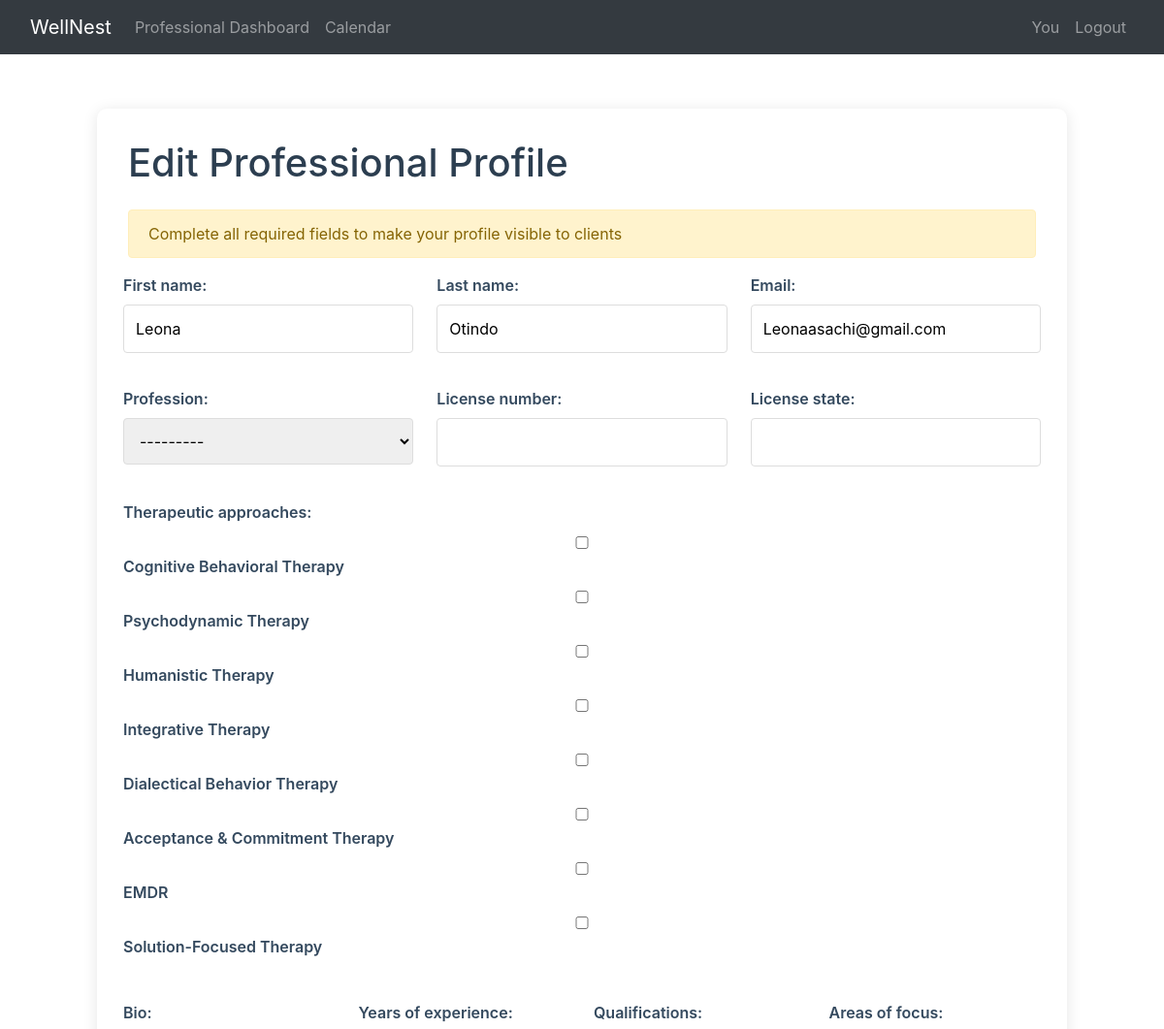
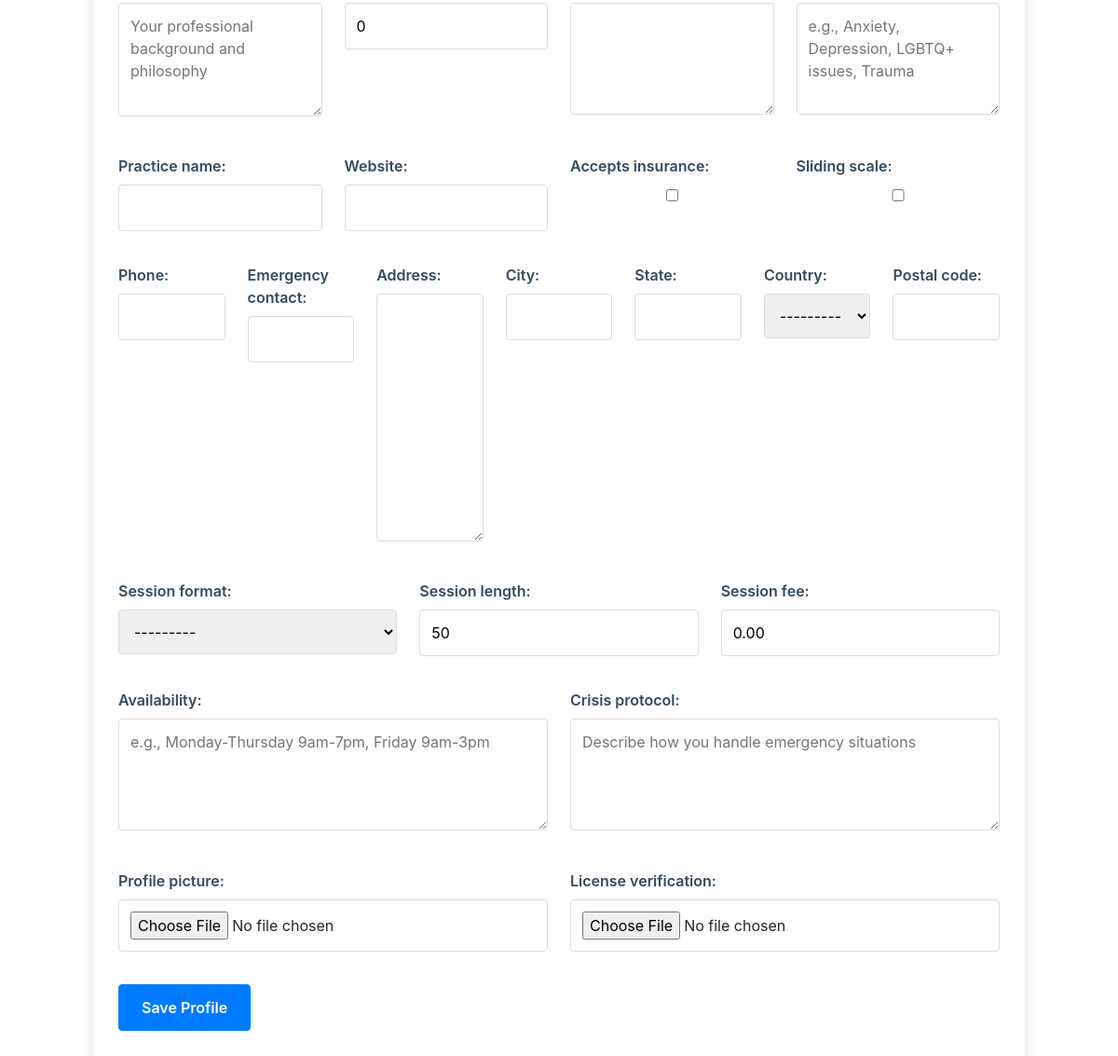
/professional_profile/ (signed in), run on an earlier commit of the app's database (2 pictures, top to bottom).
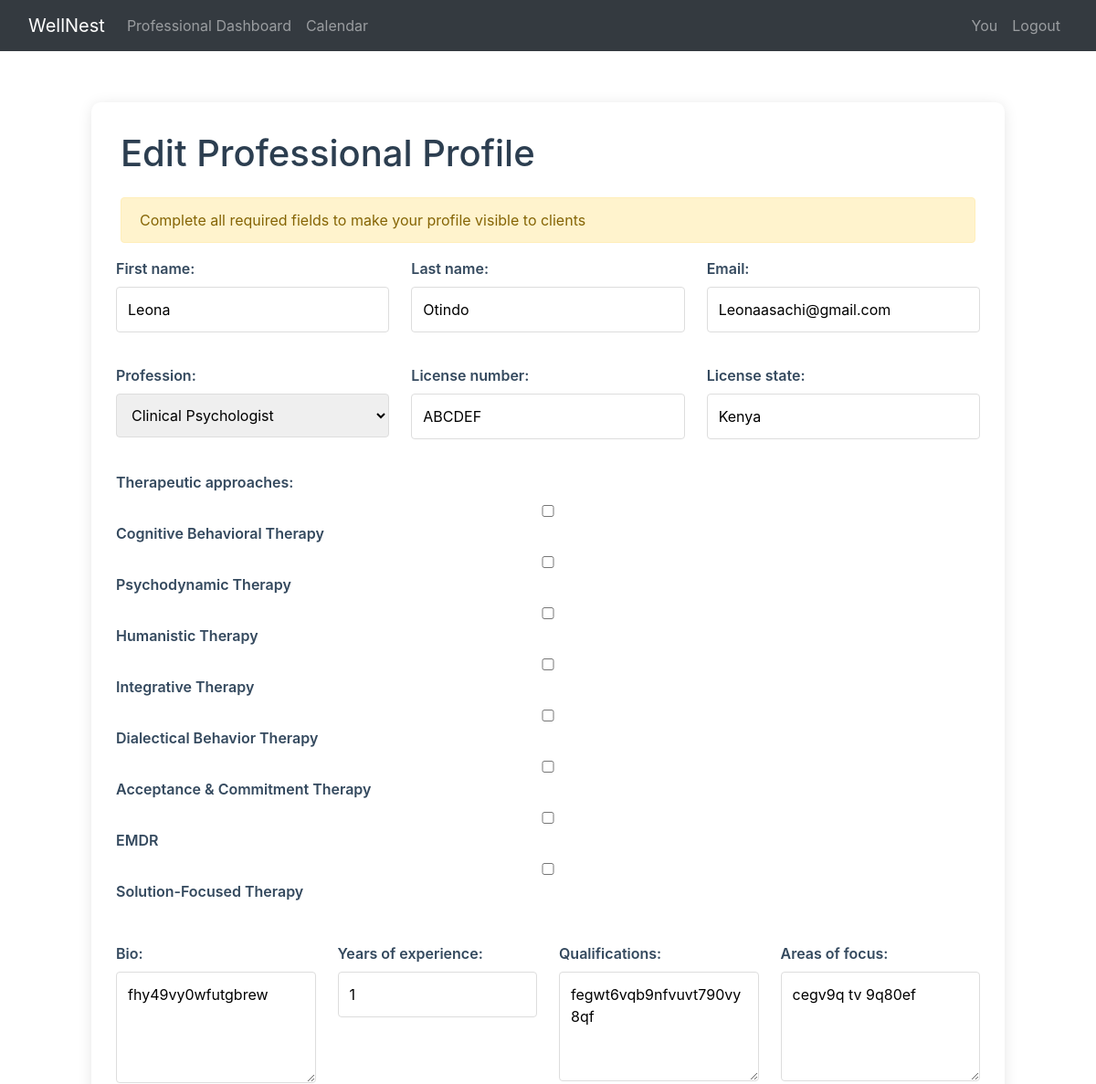
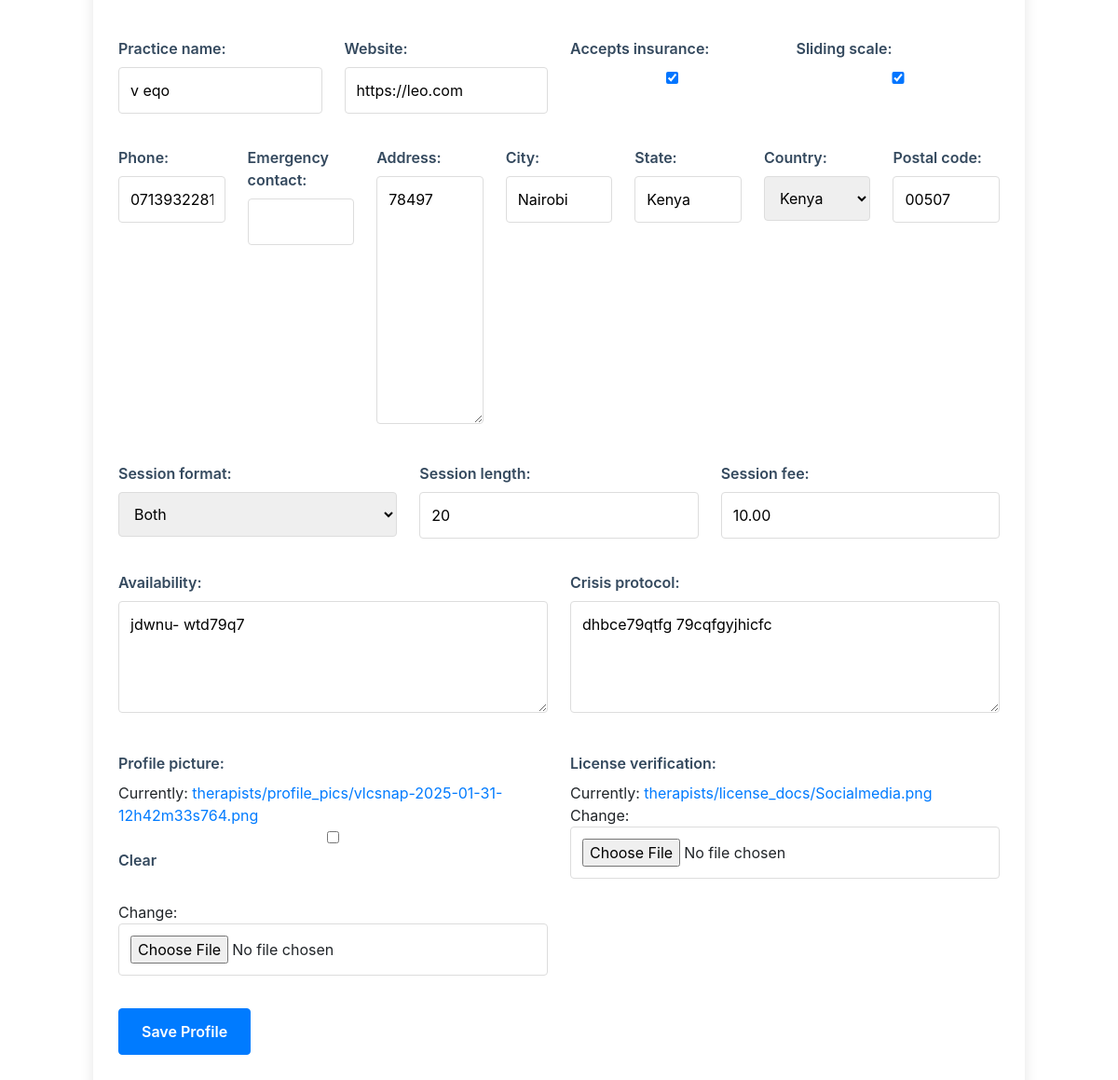
And on a later commit of the database (2 pictures, top to bottom).
### website/models.py (models this page shows, shortened)
class MentalHealthProfessional(models.Model):
    PROFESSION_CHOICES = [
        ('PSY', 'Psychiatrist'),
        ('CLP', 'Clinical Psychologist'),
        ('CP', 'Counseling Psychologist'),
        ('SW', 'Clinical Social Worker'),
        ('MFT', 'Marriage & Family Therapist'),
        ('LPC', 'Licensed Professional Counselor'),
        ('ART', 'Art Therapist'),
        ('MHC', 'Mental Health Counselor'),
    ]
    APPROACH_CHOICES = [
        ('CBT', 'Cognitive Behavioral Therapy'),
        ('PDY', 'Psychodynamic Therapy'),
        ('HMN', 'Humanistic Therapy'),
        ('INT', 'Integrative Therapy'),
        ('DBT', 'Dialectical Behavior Therapy'),
        ('ACT', 'Acceptance & Commitment Therapy'),
        ('EMD', 'EMDR'),
        ('SOL', 'Solution-Focused Therapy'),
    ]
    user = models.OneToOneField(User, on_delete=models.CASCADE, related_name='mental_health_pro')
    profession = models.CharField(max_length=3, choices=PROFESSION_CHOICES)
    license_number = models.CharField(max_length=50, unique=True)
    license_state = models.CharField(max_length=50)
    therapeutic_approaches = models.CharField(max_length=200)  # Comma-separated list of APPROACH_CHOICES
    bio = models.TextField(blank=True)
    profile_complete = models.BooleanField(default=False)
    years_of_experience = models.PositiveIntegerField(default=0)
    qualifications = models.TextField()
    areas_of_focus = models.TextField(help_text="Specific mental health conditions or populations you specialize in")
    practice_name = models.CharField(max_length=200, blank=True)
    website = models.URLField(blank=True)
    accepts_insurance = models.BooleanField(default=False)
    sliding_scale = models.BooleanField(default=False)
    phone = models.CharField(max_length=20)
    emergency_contact = models.CharField(max_length=20, blank=True)
    address = models.TextField(blank=True)
    city = models.CharField(max_length=100)
    state = models.CharField(max_length=100)
    country = CountryField()
    postal_code = models.CharField(max_length=20)
    session_format = models.CharField(max_length=100,
                                   choices=[('INP', 'In-person'), ('ONL', 'Online'), ('BOTH', 'Both')])
    session_length = models.PositiveIntegerField(default=50, help_text="Typical session length in minutes")
    session_fee = models.DecimalField(max_digits=6, decimal_places=2, default=0.00,  # Add default value
        help_text="Fee per session in your local currency")
    availability = models.TextField(help_text="Your typical availability (e.g., Mon-Wed 9am-5pm)")
    profile_picture = models.ImageField(upload_to='therapists/profile_pics/', blank=True)
    license_verification = models.FileField(upload_to='therapists/license_docs/')
    crisis_protocol = models.TextField(blank=True, help_text="Your protocol for handling client crises")
    created_at = models.DateTimeField(auto_now_add=True)
    updated_at = models.DateTimeField(auto_now=True)

### website/appointment_views.py (the view)
# urls.py: path('professional_profile/', appointment_views.professional_profile, name='professional_profile'),
@login_required
def professional_profile(request):
    try:
        professional = MentalHealthProfessional.objects.get(user=request.user)
    except MentalHealthProfessional.DoesNotExist:
        professional = MentalHealthProfessional(user=request.user)
    if request.method == 'POST':
        form = MentalHealthProfessionalForm(request.POST, request.FILES, instance=professional)
        if form.is_valid():
            professional = form.save(commit=False)
            if not professional.user_id:
                professional.user = request.user
            form.save()  # This will save both the user and the professional profile
            messages.success(request, "Changes saved successfully!")
            return redirect('profile_preview')
        else:
            print("Form errors:", form.errors)  # Debug output
    else:
        form = MentalHealthProfessionalForm(instance=professional)
    return render(request, 'profiles/professional_profile.html', {'form': form})

### website/templates/profiles/professional_profile.html (shortened to what this page needs)
{% extends 'base.html' %}
{% block content %}
<div class="professional-edit-container">
    <h1 class="edit-title">Edit Professional Profile</h1>
    {% if not profile_complete %}
    <div class="alert alert-warning">
        Complete all required fields to make your profile visible to clients
    </div>
    {% endif %}
    <form method="post" enctype="multipart/form-data">
        <div class="form-row">
            <div class="form-group">
                {{ form.first_name.label_tag }} {{ form.first_name }}
            </div>
            <div class="form-group">
                {{ form.last_name.label_tag }} {{ form.last_name }}
            </div>
            <div class="form-group">
                {{ form.email.label_tag }} {{ form.email }}
            </div>
        </div>
        <div class="form-row">
            <div class="form-group">
                {{ form.profession.label_tag }} {{ form.profession }}
            </div>
            <div class="form-group">
                {{ form.license_number.label_tag }} {{ form.license_number }}
            </div>
            <div class="form-group">
                {{ form.license_state.label_tag }} {{ form.license_state }}
            </div>
        </div>
        <div class="form-row">
            <div class="form-group">
                {{ form.therapeutic_approaches.label_tag }}
                {{ form.therapeutic_approaches }}
            </div>
        </div>
        <div class="form-row">
            <div class="form-group">
                {{ form.bio.label_tag }} {{ form.bio }}
            </div>
            <div class="form-group">
                {{ form.years_of_experience.label_tag }} {{ form.years_of_experience }}
            </div>
            <div class="form-group">
                {{ form.qualifications.label_tag }} {{ form.qualifications }}
            </div>
            <div class="form-group">
                {{ form.areas_of_focus.label_tag }} {{ form.areas_of_focus }}
            </div>
        </div>
        <div class="form-row">
            <div class="form-group">
                {{ form.practice_name.label_tag }} {{ form.practice_name }}
            </div>
            <div class="form-group">
                {{ form.website.label_tag }} {{ form.website }}
            </div>
            <div class="form-group">
                {{ form.accepts_insurance.label_tag }} {{ form.accepts_insurance }}
            </div>
            <div class="form-group">
                {{ form.sliding_scale.label_tag }} {{ form.sliding_scale }}
            </div>
        </div>
        <div class="form-row">
            <div class="form-group">
                {{ form.phone.label_tag }} {{ form.phone }}
            </div>
            <div class="form-group">
                {{ form.emergency_contact.label_tag }} {{ form.emergency_contact }}
            </div>
            <div class="form-group">
                {{ form.address.label_tag }} {{ form.address }}
            </div>
            <div class="form-group">
                {{ form.city.label_tag }} {{ form.city }}
            </div>
            <div class="form-group">
                {{ form.state.label_tag }} {{ form.state }}
            </div>
            <div class="form-group">
                {{ form.country.label_tag }} {{ form.country }}
            </div>
            <div class="form-group">
                {{ form.postal_code.label_tag }} {{ form.postal_code }}
            </div>
        </div>
        <div class="form-row">
            <div class="form-group">
                {{ form.session_format.label_tag }} {{ form.session_format }}
            </div>
            <div class="form-group">
                {{ form.session_length.label_tag }} {{ form.session_length }}
            </div>
            <div class="form-group">
                {{ form.session_fee.label_tag }} {{ form.session_fee }}
            </div>
        </div>
        <div class="form-row">
            <div class="form-group">
                {{ form.availability.label_tag }} {{ form.availability }}
            </div>
            <div class="form-group">
                {{ form.crisis_protocol.label_tag }} {{ form.crisis_protocol }}
            </div>
        </div>
        <div class="form-row">
            <div class="form-group">
                {{ form.profile_picture.label_tag }} {{ form.profile_picture }}
            </div>
            <div class="form-group">
                {{ form.license_verification.label_tag }} {{ form.license_verification }}
            </div>
        </div>
        <div class="form-row">
            <div class="form-group">
                <button type="submit" class="btn btn-primary">Save Profile</button>
            </div>
        </div>
    </form>
</div>
{% endblock %}

### website/templates/base.html (shortened to what this page needs)
{%load static %}
<!DOCTYPE html>
<html lang="en">
<head>
    <link
      href="https://cdn.jsdelivr.net/npm/bootstrap@5.3.3/dist/css/bootstrap.min.css"
      rel="stylesheet"
    />
    <link href="https://stackpath.bootstrapcdn.com/bootstrap/4.5.2/css/bootstrap.min.css" rel="stylesheet">
    <link rel="stylesheet" href="{% static 'css/main.css' %}">
</head>
<body>
    {% include 'navbar.html' %}
    <div class="container">
      <br />
      {% block content %}
      {% endblock %}
    </div>
  </body>
</html>

### website/templates/navbar.html (shortened to what this page needs)
<nav class="navbar navbar-expand-lg navbar-dark bg-dark sticky-top">
  <div class="container-fluid">
    <a class="navbar-brand" href="{% url 'home' %}">WellNest</a>
    <div class="collapse navbar-collapse" id="navbarSupportedContent">
      <ul class="navbar-nav me-auto mb-2 mb-lg-0">
        {% if user.is_authenticated %}
          {% if user.userprofile.role == "professional" %}
              <li class="nav-item">
                  <a class="nav-link {% if request.resolver_match.url_name == 'professional_dashboard' %}active{% endif %}" href="{% url 'professional_dashboard' %}">Professional Dashboard</a>
              </li>
              <li class="nav-item">
                <a class="nav-link {% if request.resolver_match.url_name == 'calendar_view' %}active{% endif %}" href="{% url 'calendar_view' %}">Calendar</a>
            </li>
          {% endif %}
        {% endif %}
      </ul>
      <ul class="navbar-nav ms-auto">
        {% if user.is_authenticated %}
        {% if user.userprofile.role == "professional" %}
          <li class="nav-item">
            <a class="nav-link {% if request.resolver_match.url_name == 'profile_preview' %}active{% endif %}" href="{% url 'profile_preview' %}">You</a>
          </li>
        {% else %}
          <li class="nav-item">
            <a class="nav-link" href="{% url 'profile_summary_view' %}">You</a>
          </li>
        {% endif %}
          <li class="nav-item">
              <a class="nav-link" href="{% url 'logout' %}">Logout</a>
          </li>
        {% endif %}
      </ul>
    </div>
  </div>
</nav>

### static/css/main.css (style rules this page uses)
.professional-profile-container, .professional-edit-container { max-width: 1000px; margin: 2rem auto; padding: 2rem; background: white; border-radius: 10px; box-shadow: 0 2px 15px rgba(0,0,0,0.1); }
.edit-title { color: #2c3e50; margin-bottom: 1.5rem; }
.form-row { display: flex; gap: 1.5rem; margin-bottom: 1rem; }
.form-row .form-group { flex: 1; }
.form-group { margin-bottom: 1.2rem; }
.form-group label { display: block; margin-bottom: 0.5rem; font-weight: 600; color: #34495e; }
.form-group input, .form-group select, .form-group textarea { width: 100%; padding: 0.75rem; border: 1px solid #ddd; border-radius: 4px; font-size: 1rem; }
.form-group textarea { min-height: 120px; }
.btn { padding: 0.75rem 1.5rem; border-radius: 4px; font-weight: 600; cursor: pointer; display: inline-flex; align-items: center; gap: 0.5rem; text-decoration: none; }

What changed in the data, as far as the page shows it:
changed MentalHealthProfessional: profession "---------" → "Clinical Psychologist"; license_number (not shown) → "ABCDEF"; license_state (not shown) → "Kenya"; bio (not shown) → "fhy49vy0wfutgbrew"; years_of_experience "0" → "1"; qualifications (not shown) → "fegwt6vqb9nfvuvt790vy8qf"; areas_of_focus (not shown) → "cegv9q tv 9q80ef"; practice_name (not shown) → "v eqo"; website (not shown) → "https://leo.com"; accepts_insurance "☐" → "☑"; sliding_scale "☐" → "☑"; phone (not shown) → "0713932281"; address (not shown) → "78497"; city (not shown) → "Nairobi"; state (not shown) → "Kenya"; country "---------" → "Kenya"; postal_code (not shown) → "00507"; session_format "---------" → "Both"; session_length "50" → "20"; session_fee "0.00" → "10.00"; availability (not shown) → "jdwnu- wtd79q7"; crisis_protocol (not shown) → "dhbce79qtfg 79cqfgyjhicfc"
Also different on the page:
form field profile_picture: (not shown) → "☐"
text now shown: "Currently: therapists/profile_pics/vlcsnap-2025-01-31-12h42m33s764.png Clear Change: Currently: therapists/license_docs/Socialmedia.png Change:"
